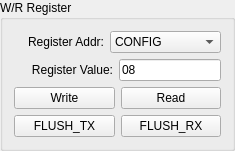
             <widget class="QGroupBox" name="groupBox_3">
              <property name="minimumSize">
               <size>
                <width>235</width>
                <height>0</height>
               </size>
              </property>
              <property name="maximumSize">
               <size>
                <width>235</width>
                <height>16777215</height>
               </size>
              </property>
              <property name="title">
               <string>W/R Register</string>
              </property>
              <layout class="QGridLayout" name="gridLayout_5">
               <item row="0" column="0">
                <layout class="QVBoxLayout" name="verticalLayout_4">
                 <item>
                  <layout class="QHBoxLayout" name="horizontalLayout_13">
                   <item>
                    <widget class="QLabel" name="label_12">
                     <property name="text">
                      <string>Register Addr:</string>
                     </property>
                     <property name="alignment">
                      <set>Qt::AlignRight|Qt::AlignTrailing|Qt::AlignVCenter</set>
                     </property>
                    </widget>
                   </item>
                   <item>
                    <widget class="QComboBox" name="registerAddrcomboBox">
                     <property name="maximumSize">
                      <size>
                       <width>16777215</width>
                       <height>16777215</height>
                      </size>
                     </property>
                     <item>
                      <property name="text">
                       <string>CONFIG</string>
                      </property>
                     </item>
                     <item>
                      <property name="text">
                       <string>EN_AA</string>
                      </property>
                     </item>
                     <item>
                      <property name="text">
                       <string>EN_RXADDR</string>
                      </property>
                     </item>
                     <item>
                      <property name="text">
                       <string>SETUP_AW</string>
                      </property>
                     </item>
                     <item>
                      <property name="text">
                       <string>SETUP_RETR</string>
                      </property>
                     </item>
                     <item>
                      <property name="text">
                       <string>RF_CH</string>
                      </property>
                     </item>
                     <item>
                      <property name="text">
                       <string>RF_SETUP</string>
                      </property>
                     </item>
                     <item>
                      <property name="text">
                       <string>STATUS</string>
                      </property>
                     </item>
                     <item>
                      <property name="text">
                       <string>OBSERVE_TX</string>
                      </property>
                     </item>
                     <item>
                      <property name="text">
                       <string>CD</string>
                      </property>
                     </item>
                     <item>
                      <property name="text">
                       <string>RX_ADDR_P0</string>
                      </property>
                     </item>
                     <item>
                      <property name="text">
                       <string>RX_ADDR_P1</string>
                      </property>
                     </item>
                     <item>
                      <property name="text">
                       <string>RX_ADDR_P2</string>
                      </property>
                     </item>
                     <item>
                      <property name="text">
                       <string>RX_ADDR_P3</string>
                      </property>
                     </item>
                     <item>
                      <property name="text">
                       <string>RX_ADDR_P4</string>
                      </property>
                     </item>
                     <item>
                      <property name="text">
                       <string>RX_ADDR_P5</string>
                      </property>
                     </item>
                     <item>
                      <property name="text">
                       <string>TX_ADDR</string>
                      </property>
                     </item>
                     <item>
                      <property name="text">
                       <string>RX_PW_P0</string>
                      </property>
                     </item>
                     <item>
                      <property name="text">
                       <string>RX_PW_P1</string>
                      </property>
                     </item>
                     <item>
                      <property name="text">
                       <string>RX_PW_P2</string>
                      </property>
                     </item>
                     <item>
                      <property name="text">
                       <string>RX_PW_P3</string>
                      </property>
                     </item>
                     <item>
                      <property name="text">
                       <string>RX_PW_P4</string>
                      </property>
                     </item>
                     <item>
                      <property name="text">
                       <string>RX_PW_P5</string>
                      </property>
                     </item>
                     <item>
                      <property name="text">
                       <string>FIFO_STATUS</string>
                      </property>
                     </item>
                    </widget>
                   </item>
                  </layout>
                 </item>
                 <item>
                  <layout class="QHBoxLayout" name="horizontalLayout_14">
                   <item>
                    <widget class="QLabel" name="label_13">
                     <property name="text">
                      <string>  Register Value:</string>
                     </property>
                     <property name="alignment">
                      <set>Qt::AlignRight|Qt::AlignTrailing|Qt::AlignVCenter</set>
                     </property>
                    </widget>
                   </item>
                   <item>
                    <widget class="QLineEdit" name="registerDataLineEdit">
                     <property name="maximumSize">
                      <size>
                       <width>102</width>
                       <height>16777215</height>
                      </size>
                     </property>
                     <property name="text">
                      <string>08</string>
                     </property>
                    </widget>
                   </item>
                  </layout>
                 </item>
                 <item>
                  <layout class="QHBoxLayout" name="horizontalLayout_15">
                   <item>
                    <widget class="QPushButton" name="writeRegisterPushButton">
                     <property name="text">
                      <string>Write</string>
                     </property>
                    </widget>
                   </item>
                   <item>
                    <widget class="QPushButton" name="readRegisterPushButton">
                     <property name="text">
                      <string>Read</string>
                     </property>
                    </widget>
                   </item>
                  </layout>
                 </item>
                 <item>
                  <layout class="QHBoxLayout" name="horizontalLayout_20">
                   <item>
                    <widget class="QPushButton" name="FLUSH_TX_PushButton">
                     <property name="text">
                      <string>FLUSH_TX</string>
                     </property>
                    </widget>
                   </item>
                   <item>
                    <widget class="QPushButton" name="FLUSH_RX_PushButton">
                     <property name="text">
                      <string>FLUSH_RX</string>
                     </property>
                    </widget>
                   </item>
                  </layout>
                 </item>
                </layout>
               </item>
              </layout>
             </widget>
